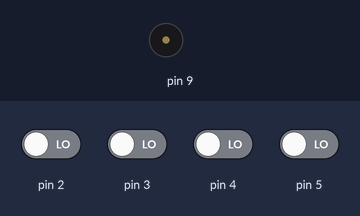
Recording of a sketch running on a simulated Arduino Uno, built with avr-gcc and run on an emulated ATmega328P. Shown: buzzer (waves = sounding). The inputs (shaded band) are chosen by the test bench; at power-on: pin 2–5 LOW.

Above: at 1.2 s.
1.3 s: pin 2 driven HIGH
At 1.6 s:
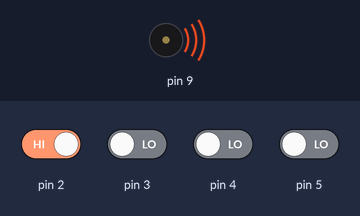
2.8 s: pin 2 driven LOW
At 3.9 s:
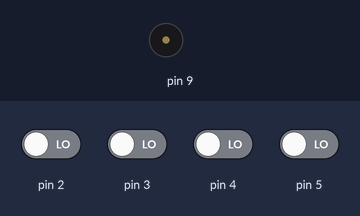
4.3 s: pin 3 driven HIGH
At 5.1 s:
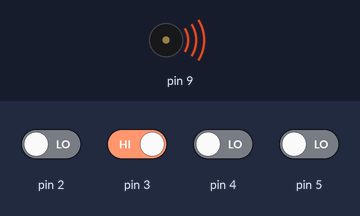
Timing chart, 0 to 7.3 s (numbered marks = the images above; inputs shaded):
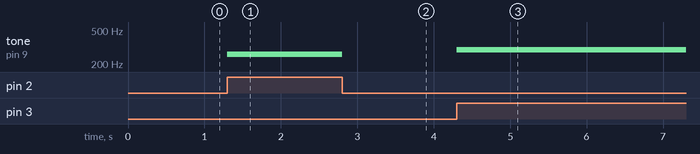

The sketch:

_005_my_piano.ino
```cpp
const float NOTE_C = 261.6;
const float NOTE_D = 294.1;
const float NOTE_E = 329.6;
const float NOTE_F = 349.2;

void setup() {
  pinMode(9, OUTPUT);
}

void loop() {
  if (digitalRead(2) == HIGH) toneWrapper(NOTE_C);
  else if (digitalRead(3) == HIGH) toneWrapper(NOTE_D);
  else if (digitalRead(4) == HIGH) toneWrapper(NOTE_E);
  else if (digitalRead(5) == HIGH) toneWrapper(NOTE_F);
  else noTone(9);
}

void toneWrapper(int note) {
  tone(9, note);
}
```

Measured:
- after the input at 1.3 s, tone on pin 9: silent → 261 Hz at once
- after the input at 2.8 s, tone on pin 9: 261 Hz → silent at once
- after the input at 4.3 s, tone on pin 9: silent → 294 Hz at once
